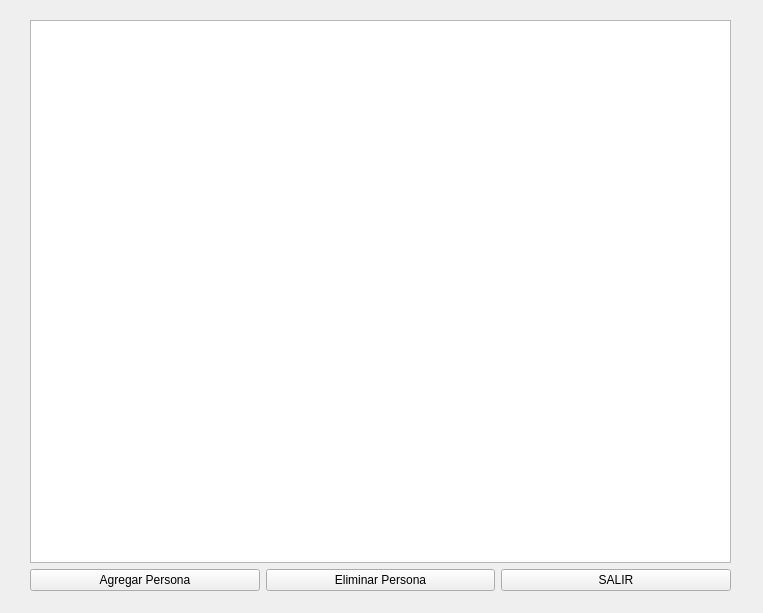
<?xml version="1.0" encoding="UTF-8"?>
<ui version="4.0">
 <class>Widget</class>
 <widget class="QWidget" name="Widget">
  <property name="geometry">
   <rect>
    <x>0</x>
    <y>0</y>
    <width>763</width>
    <height>613</height>
   </rect>
  </property>
  <property name="windowTitle">
   <string>Widget</string>
  </property>
  <widget class="QWidget" name="gridLayoutWidget">
   <property name="geometry">
    <rect>
     <x>30</x>
     <y>20</y>
     <width>701</width>
     <height>571</height>
    </rect>
   </property>
   <layout class="QGridLayout" name="gridLayout">
    <item row="1" column="0">
     <widget class="QPushButton" name="Boton_AgregarPersona">
      <property name="cursor">
       <cursorShape>PointingHandCursor</cursorShape>
      </property>
      <property name="text">
       <string>Agregar Persona</string>
      </property>
     </widget>
    </item>
    <item row="0" column="0" colspan="3">
     <widget class="QTableWidget" name="Display"/>
    </item>
    <item row="1" column="1">
     <widget class="QPushButton" name="Boton_EliminarPersona">
      <property name="cursor">
       <cursorShape>PointingHandCursor</cursorShape>
      </property>
      <property name="text">
       <string>Eliminar Persona</string>
      </property>
     </widget>
    </item>
    <item row="1" column="2">
     <widget class="QPushButton" name="Boton_Salir">
      <property name="cursor">
       <cursorShape>PointingHandCursor</cursorShape>
      </property>
      <property name="text">
       <string>SALIR</string>
      </property>
     </widget>
    </item>
   </layout>
  </widget>
 </widget>
 <resources/>
 <connections/>
</ui>
